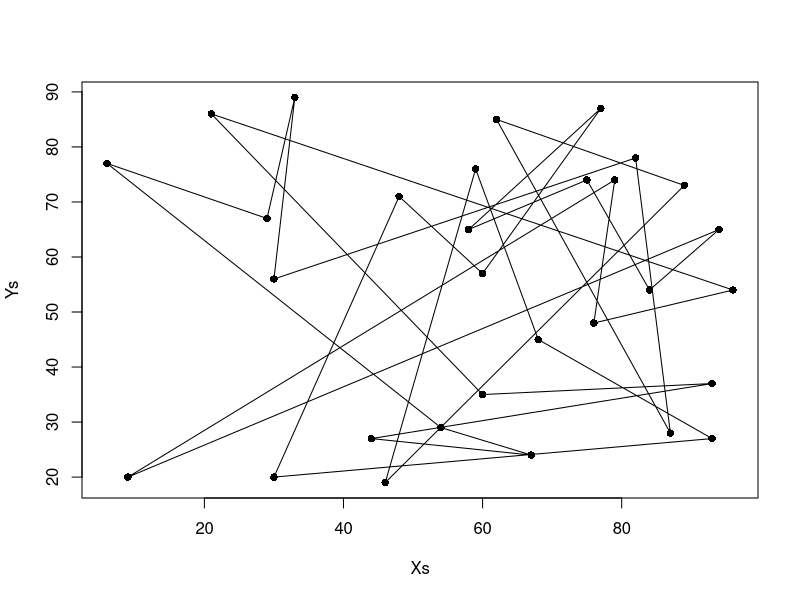
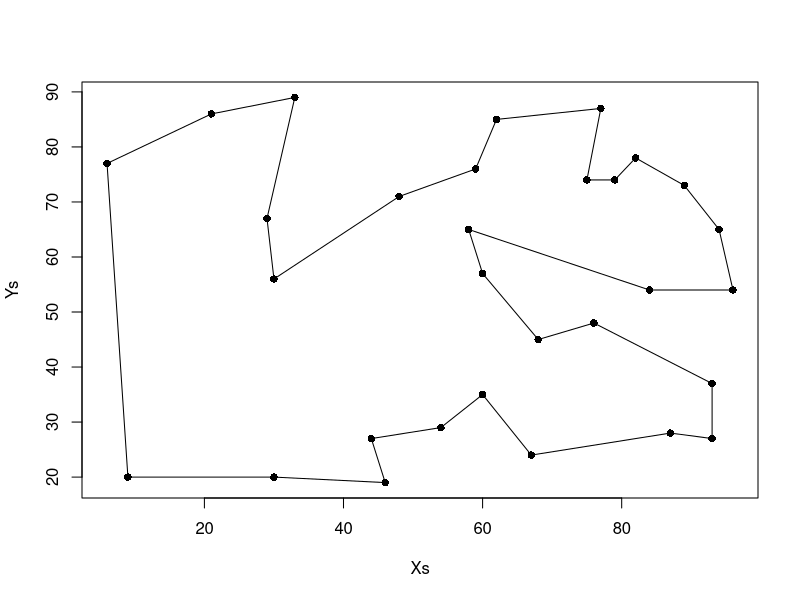

Reproduce these figures in R, in order.

tabuTSP<-function(size = 10, iters = 100, objFunc = NULL, config = NULL,
                  neigh = size^2, listSize = 9, nRestarts = 10, repeatAll = 1,
                  verbose = FALSE,dist=NULL)
{
  if (size < 2) { 
    stop("error: config too short!")
  }
  if(is.null(dist)){
    stop("error: must provide a distance matrix")
  }
  if (iters < 2) { 
    stop("error: not enough iterations!")
  }
  if (listSize >= size) { 
    stop("error: listSize too big!")
  }
  if (neigh > size^2) { 
    stop("error: too many neighbours!")
  }
  if (is.null(objFunc)) { 
    stop("A evaluation function must be provided. See the objFunc parameter.")
  }
  if (is.null(config)) {
    config<-getGreedy(size,dist)
  }
  else if (size != length(config)) {
    stop("Length of the starting configuration != size")
  }
  if (repeatAll < 1) {
    stop("error: repeatAll must be > 0")
  }
  iter <- 1 
  configKeep <- matrix(0, repeatAll * iters * (nRestarts + 3), size) 
  eUtilityKeep <- vector(, repeatAll * iters * (nRestarts + 3)) 
  for (j in 1:repeatAll) { 
    if (j > 1) { 
      config<-rbind(getRandom(size))
    }
    tabuList <- matrix(0, 1, choose(size,2)) 
    listOrder <- matrix(0, 1, choose(size,2))
    eUtility <- objFunc(config,dist) 
    aspiration <- eUtility 
    
    
    preliminarySearch <- function() {
      configKeep[iter, ] <- config 
      eUtilityKeep[iter] <- eUtility 
      iter <- iter + 1 
      for (i in 2:iters) { 
        neighboursEUtility <- matrix(0, 1, choose(size,2)) 
        configTemp <- t(matrix(config, size, neigh)) 
        Neighbours <- c(1:choose(size,2))
        if(size>=60){
          configTemp<-findConfP(config)
        }else{
          configTemp<-swaps(config)
          configTemp<-t(apply(configTemp,1,retPath2))
        }
        
        neighboursEUtility[Neighbours] <- apply(configTemp, 1,objFunc,d=dist)
        
        
        maxNontaboo <- max(neighboursEUtility[tabuList == 0])
        if(length(neighboursEUtility[tabuList==1])==0){
          maxTaboo<-(-2147483647)
        }else{
          maxTaboo <- max(neighboursEUtility[tabuList == 1]) 
        }
        move <- ifelse(maxTaboo > maxNontaboo & maxTaboo > aspiration, 
                       
                       ifelse(length(which(neighboursEUtility == maxTaboo)) == 1, 
                              which(neighboursEUtility == maxTaboo), 
                              sample(which(neighboursEUtility == maxTaboo), 1)),
                       
                       ifelse(length(which(neighboursEUtility == maxNontaboo & tabuList == 0)) == 1,
                              which(neighboursEUtility == maxNontaboo & tabuList==0), 
                              sample(which(neighboursEUtility == maxNontaboo & tabuList==0), 1)) 
                       
        )
        
        if (eUtility >= neighboursEUtility[move]) { 
          tabuList[move] <- 1 
          if (sum(tabuList) > listSize) { 
            tabuList[listOrder[1]] <- 0 
            listOrder[1:listSize] <- c(listOrder[2:listSize], 0) 
          }
          listOrder[min(which(listOrder == 0))] <- move
        }
        else if (neighboursEUtility[move] > aspiration)
          aspiration <- neighboursEUtility[move]
        eUtility <- neighboursEUtility[move] 
        
        config<-configTemp[move,]
        configKeep[iter, ] <- config 
        eUtilityKeep[iter] <- eUtility 
        iter <- iter + 1 
      }
      result = list(aspiration = aspiration, configKeep = configKeep, eUtilityKeep = eUtilityKeep, iter = iter)
      return(result)
    }
    
    
    if (verbose) 
      cat("Preliminary search stage...\n")
    
    result <- preliminarySearch() 
    aspiration <- result$aspiration 
    configKeep <- result$configKeep 
    eUtilityKeep <- result$eUtilityKeep 
    iter <- result$iter 
    temp_asp <- -2147483647
    restarts <- 0 
    
    
    while (temp_asp < aspiration & restarts < nRestarts) { 
      if (verbose)
        cat("Intensification stage...\n")
      eUtility <- max(eUtilityKeep[which(eUtilityKeep!=0)]) 
      temp_asp <- aspiration 
      config <- configKeep[max(which(eUtilityKeep == eUtility)), ] 
      result <- preliminarySearch() 
      aspiration <- result$aspiration 
      configKeep <- result$configKeep
      eUtilityKeep <- result$eUtilityKeep
      iter <- result$iter
      restarts <- restarts + 1 
    }
    if (verbose)
      cat("Diversification stage...\n")
    
    config<-rbind(getRandom(size))

    eUtility <- objFunc(config,dist) 

    frequent <- apply(configKeep, 2, function(x) sum(diff(x) != 0)) #will return size number of variables showing how much each one changed

    tabuListTemp <- as.numeric(rank(frequent, ties.method = "random") > (size - listSize)) #the values in frequent are ranked in order of magnitude, these are then compared to "(size-listSize)" by default this is 1. If frequent is > this 1, that move is set to tabu.
    tabuList<-tl(tabuListTemp)
    
    ones<-which(tabuList==1)
    listOrder<-sample(ones,length(ones))
    
    result <- preliminarySearch() 
    iter <- result$iter
    configKeep <- result$configKeep
    eUtilityKeep <- result$eUtilityKeep
    #print(proc.time()-t)
  }
  
  endResult <- list(type = "binary configuration", configKeep = configKeep[1:(iter - 1), ], eUtilityKeep = eUtilityKeep[1:(iter - 1)], iters = iters, neigh = neigh, listSize = listSize, repeatAll = repeatAll)
  class(endResult) = "tabu"
  return(endResult)
  
}
tl<-function(v){
  size<-length(v)
  nums<-which(v==1)
  combos<-t(combn(c(1:size),2))
  tlist<-apply(combos,1,check,nums=nums)
  return(tlist)
}

check<-function(vec,nums){ #used in the tabuList function above
  if(any(nums%in%vec)){
    return(1)
  }else{
    return(0)
  }
}



evaluate<-function(v,d){
  #print(v)
  pathLength<-0
  for(i in 1:length(v)){
    pathLength<-pathLength+(d[i,which(v==i)]) 
  }
  return(-1*pathLength)
}
retPath2<-function(v){
  tempV<-v
  config<-numeric(length(v)-1)
  for(i in 1:(length(v)-1)){
    t<-which(tempV==i)
    #print(t)
    config[tempV[t-1]]<-i
  }
  return(config)
}
retPath<-function(v){
  vec<-numeric(length(v))
  for(i in 1:length(v)){
    current<-which(v==i)
    if((current+1)%%length(v)==0){
      vec[i]<-v[length(v)]
    }else{
      vec[i]<-v[(current+1)%%length(v)]
    }
    current<-current+1
  }
  return(vec)
}

swaps<-function(v){
  m<-matrix(0,choose(length(v),2),length(v)+1)
  track<-1
  for(i in 1:(length(v)-1)){
    for(j in (i+1):(length(v))){
      
      vect<-swap(getPath(length(v),v),i,j)
      
      m[track,]<-vect
      track<-track+1
    }
  }
  return(m)
}


findConfP<-function(v){ #parallel neighbour finding
  if(!"foreach" %in% rownames(installed.packages())){
    install.packages("foreach")
  }
  if("doParallel" %in% rownames(installed.packages())){
    install.packages("doParallel")
  }
  nc<-detectCores()-1
  cl<-makeCluster(nc)
  library(doParallel) #put these outside
  library(foreach)
  m<-matrix(v,1,length(v))
  avec<-c(1:length(v))
  bvec<-c(1:length(v))
  mt<-
    foreach(b=bvec, .combine='rbind')%:%
    foreach(a=avec, .combine='rbind', .export='Pswap') %dopar%{
      Pswap(m,a,b)
    }
  stopCluster(cl)
  return(mt)
}


swap<-function(v,i,j){ 
  if(i==1){
    v1<-NULL
  }else{
    v1<-v[1:(i-1)]
  }
  v2<-rev(v[i:j])
  if(j+1>length(v)){
    vec<-c(v1,v2)
  }else{
    if(i!=1){
      v3<-v[(j+1):length(v)]
      vec<-c(v1,v2,v3)
    }else if(i==1 && j==(length(v)-1)){
      vec<-c(v2,v2[1])
    }else{
      v3<-c(v[(j+1):(length(v)-1)],v2[1])
      vec<-c(v1,v2,v3)
    }
  }
  return(vec)
}

generate<-function(size){
  v<-numeric(size) 
  t<-c(1:size) 
  for(i in 1:size){
    exc<-c(i,v,which(v==i)) 
    
    temp<-t[-exc] 
    
    if(i==size && (temp==size || length(temp)==0)){ 
      v<-generate(size) 
    }else{
      if(length(temp)==1){
        v[i]<-temp
      }else{
        v[i]<-sample(t[-exc],1) 
      }
    }
    
  }
  return(v)
}

getRandom<-function(size){
  loop<-T
  v<-numeric(size)
  while(loop){
    v<-generate(size)
    if(valid(v)==T){
      return(v)
    }
  }
}

valid<-function(b){ 
  if(length(b)<1){
    return(F)
  }else if(length(b)==1){
    return(T)
  }else{
    track<-1
    max<-length(b)
    bool<-T 
    visited<-numeric(length(b))
    current<-1
    for(i in 1:max){
      visited[i]<-b[current] 
      current<-b[current]
      
    }
    
  }
  
  return(!any(duplicated(visited)))
}
getPath<-function(size,resM){
  visited<-numeric(size)
  current<-1
  for(i in 1:size){
    visited[i]<-resM[current] 
    current<-resM[current]
  }
  cycle<-c(1,visited)
  return(rbind(cycle))
}

getGreedy<-function(size,d){
  diag(d)<-diag(d)+.Machine$integer.max
  v<-numeric(size)
  track<-1
  exc<-numeric(size)
  exc[1]<-1
  for(i in 1:size){
    exc<-c(track,exc)
    if(i==size){
      v[track]<-1
    }else{
      if(length(d[track,-exc])==1){ #it was being forced to a vector when there was length 1 and it was causing issues with "names()"
        vect2<-which(d[track,]==d[track,-exc]) #PROBLEM this can produce more than 1 number when there is 2 numbers exactly the same in the same row
        pos<-setdiff(vect2,exc) #This takes the differene between the 2 vectors i.e removes the excluded towns from vect2 (if an excluded town has exactly the same distance it can be included)
        v[track]<-pos
      }else{
        v[track]<-as.integer(names(which.min(d[track,-exc])))
      }
      track<-v[track]
      
    }
  }
  return(v)
}


summ<-function (object, verbose = FALSE, ...)
{
  tabuObject <- object
  nVars <- rowSums(tabuObject$configKeep)
  nSelect <- colSums(tabuObject$configKeep)
  uniqueConfig <- dim(unique(tabuObject$configKeep))[1]
  output <- paste("Tabu Settings", "\n", "  Type                                       = ",
                  tabuObject$type, "\n", "  No of algorithm repeats                    = ",
                  tabuObject$repeatAll, "\n", "  No of iterations at each prelim search     = ",
                  tabuObject$iters, "\n", "  Total no of iterations                     = ",
                  length(nVars), "\n", "  No of unique best configurations           = ",
                  uniqueConfig, "\n", "  Tabu list size                             = ",
                  tabuObject$listSize, "\n", "  Configuration length                       = ",
                  length(nSelect), "\n", "  No of neighbours visited at each iteration = ",
                  tabuObject$neigh, "\n", sep = "")
  maxObjFunction <- max(tabuObject$eUtilityKeep)
  optimumNVars <- nVars[which(tabuObject$eUtilityKeep == max(tabuObject$eUtilityKeep))]
  optimumIteration <- which(tabuObject$eUtilityKeep == max(tabuObject$eUtilityKeep))
  if(length(optimumIteration)==1){
    optimumConfig <- matrix(tabuObject$configKeep[optimumIteration, ],1,length(nSelect))
  }else{
    optimumConfig<-tabuObject$configKeep[optimumIteration, ]
  }
  optionPart <- paste("Results:", "\n", "  Shortest path found              = ",
                      -1*maxObjFunction, "\n", "  Occurs # of times                = ",
                      length(optimumNVars), "\n", "  Optimum number of variables      = ",
                      unique(optimumNVars), "\n", sep = "")
  cat(output)
  cat(optionPart)
  if (verbose) {
    cat(paste("Optimum configuration found:", "\n"))
    print(unique(optimumConfig))
    cat(paste("Optimum path found:","\n"))
    print(getPath(length(nSelect),tabuObject$configKeep[which.max(tabuObject$eUtilityKeep),]))
  }
}


Xs<-sample(1:100,30,replace=T) 
Ys<-sample(1:100,30,replace=T) 
Ps<-cbind(Xs,Ys) 
d<-as.matrix(dist(Ps))

m<-as.matrix(eurodist)
rownames(m)<-c(1:21)
colnames(m)<-c(1:21)

distres<-numeric(30)
timeres<-numeric(30)
track<-1

t<-proc.time()
res<-tabuTSP(size=30,iters=7,objFunc=evaluate,listSize=15,nRestarts=10,repeatAll=1,d=d)
#summ(res, verbose=T) #Worked for 125 towns, took approx 90 minutes
res$eUtilityKeep[which.max(res$eUtilityKeep)]
proc.time()-t

plot(Ps,col="black",pch=16)
adjXs<-c(Xs,Xs[1])
adjYs<-c(Ys,Ys[1])
lines(adjXs,adjYs)
resM<-res$configKeep[which.max(res$eUtilityKeep),]

newPs<-function(Ps,resM){
  visited<-numeric(length(Ps[,1]))
  current<-1
  for(i in 1:length(Ps[,1])){
    visited[i]<-resM[current]
    current<-resM[current]
  }
  cycle<-c(1,visited)
  Xs<-Ps[cycle,1]
  Ys<-Ps[cycle,2]
  plot(Ps,col="black",pch=16)
  lines(Xs,Ys)
}
newPs(Ps,resM)
######################COMPARING TO THE TSP PACKAGE

library(TSP)

valuesTabu<-numeric(20)
valuesTSP<-numeric(20)
for(i in 1:20){
  res<-tabuTSP(size=21,iters=7,objFunc=evaluate,listSize=15,nRestarts=10,repeatAll=1,d=m)
  valuesTabu[i]<-(-1*res$eUtilityKeep[which.max(res$eUtilityKeep)])
  tspObj<-TSP(m)
  res<-solve_TSP(tspObj)
  valuesTSP[i]<-tour_length(res)
}
summary(valuesTSP)
summary(valuesTabu)

#########################
